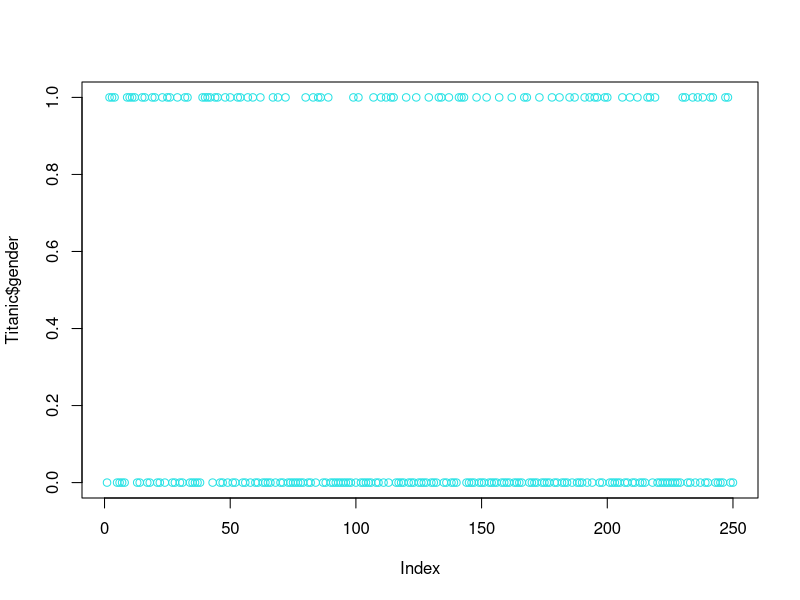
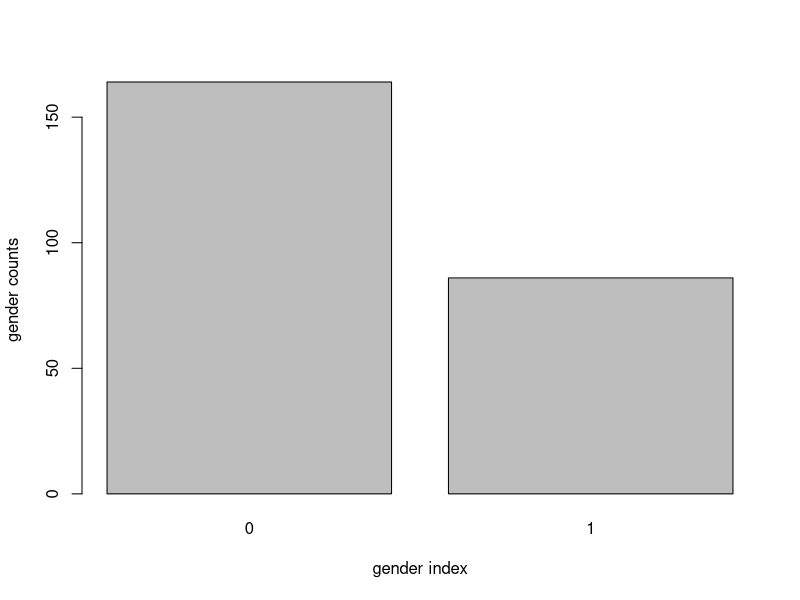
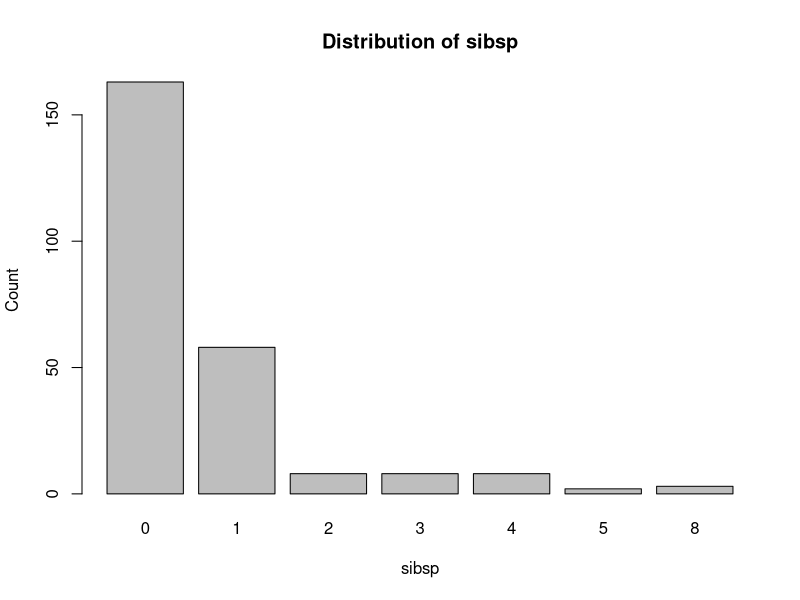
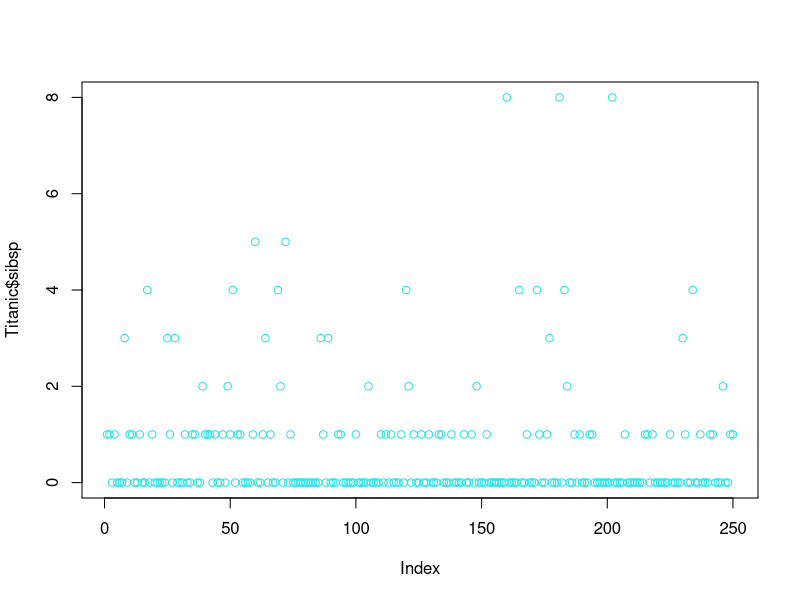
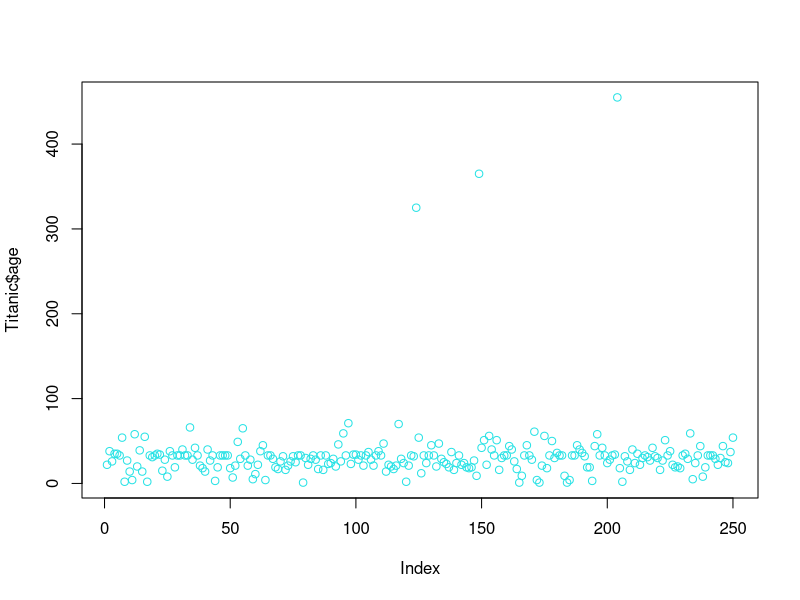
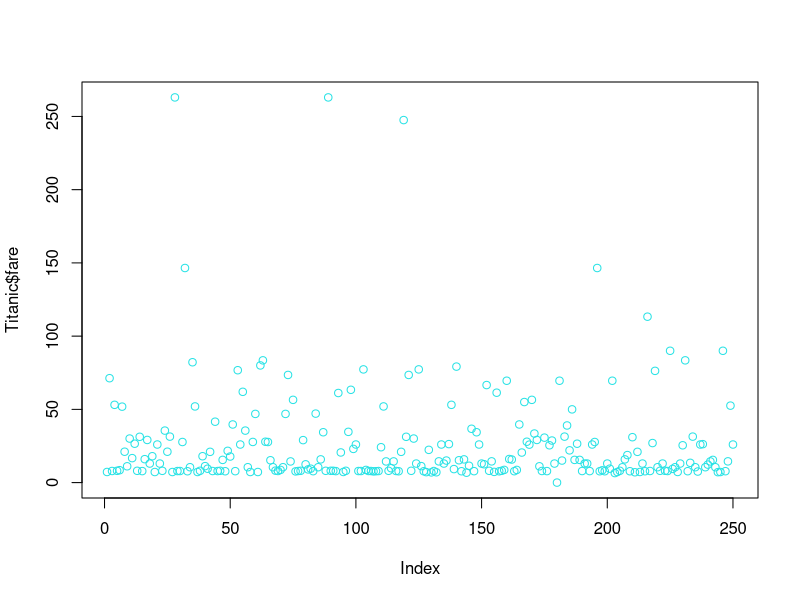
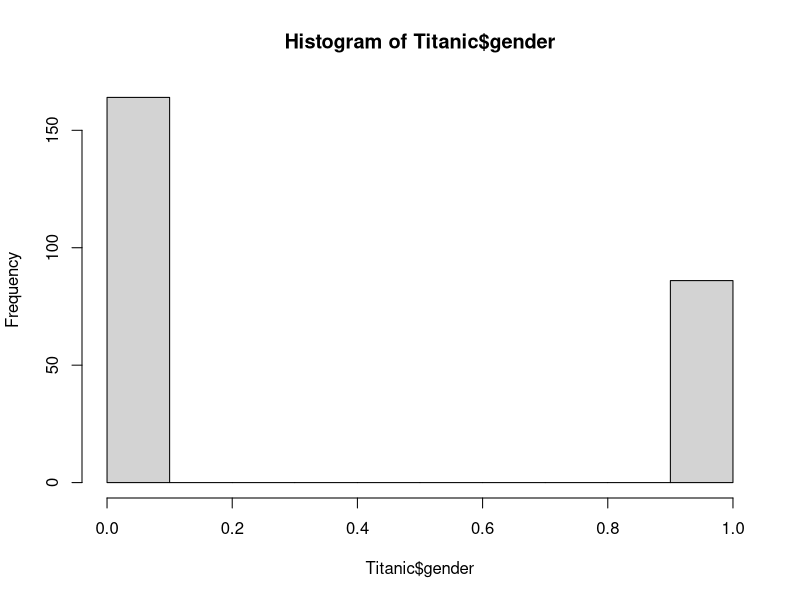
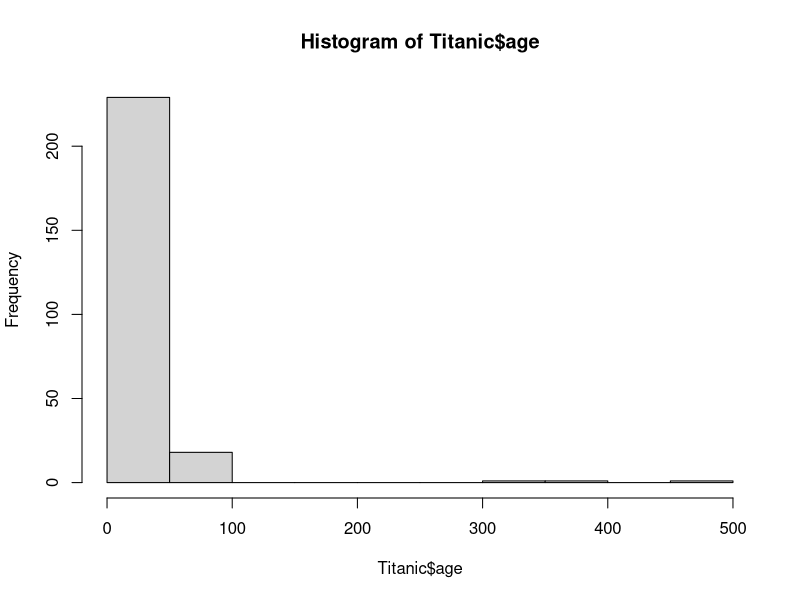

The R script that drew these images, in order:
Titanic<-read.csv("Titanic - Modified.csv")
print(Titanic)



missing_values <- colSums(is.na(Titanic))
print(missing_values)
print(Titanic)


library(dplyr)
install.packages("dplyr")

colnames(Titanic)


options(max.print = 2511)
print(Titanic)





Titanic$gender <- ifelse(is.na(Titanic$gender), mean(Titanic$gender, na.rm = TRUE), Titanic$gender)
print(Titanic)

Titanic$age <- ifelse(is.na(Titanic$age), mean(Titanic$age, na.rm = TRUE), Titanic$age)
Titanic$age <- as.numeric(as.character(Titanic$age))
mean_age <- mean(Titanic$age, na.rm = TRUE)
Titanic$age[is.na(Titanic$age) | !is.finite(Titanic$age)] <- mean_age
print(Titanic)

#round figure
Titanic$gender <-as.numeric(format(round(Titanic$gender,0)))
Titanic$age <-as.numeric(format(round(Titanic$age,0)))
Titanic$fare <-as.numeric(format(round(Titanic$fare,2)))
print(Titanic)

plot(Titanic$gender, col=5)
print(Titanic)

gender_counts <-table(Titanic$gender)
barplot(gender_counts,names.arg = c("0","1"),xlab = "gender index", ylab = "gender counts")

# Calculate the counts for each category in the "sibsp" attribute
sibsp_count <- table(Titanic$sibsp)

# Create a bar plot with appropriate names for the categories
barplot(sibsp_count, 
        names.arg = c("0", "1", "2", "3", "4", "5", "8"), 
        xlab = "sibsp", 
        ylab = "Count",
        main = "Distribution of sibsp")
plot(Titanic$sibsp, col=5)

plot(Titanic$age,col=5)

plot(Titanic$fare,col=5)

mean(Titanic$gender)
median(Titanic$gender)
var(Titanic$gender)
sd(Titanic$gender)

mean(Titanic$age)
median(Titanic$age)
var(Titanic$age)
sd(Titanic$age)


mean(Titanic$fare)
median(Titanic$fare)
var(Titanic$fare)
sd(Titanic$fare)


hist(Titanic$gender)
hist(Titanic$age)
hist(Titanic$fare)

install.packages("deplyr")
install.packages("matrixStats")
library(matrixStats)


library(dplyr)

Titanic%>% summarise_if(is.numeric,sd)
